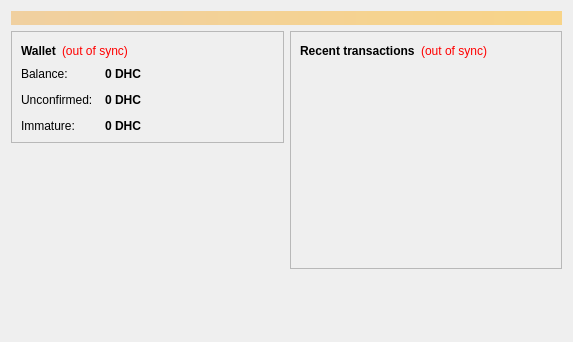
<?xml version="1.0" encoding="UTF-8"?>
<ui version="4.0">
 <class>OverviewPage</class>
 <widget class="QWidget" name="OverviewPage">
  <property name="geometry">
   <rect>
    <x>0</x>
    <y>0</y>
    <width>573</width>
    <height>342</height>
   </rect>
  </property>
  <property name="windowTitle">
   <string>Form</string>
  </property>
  <layout class="QVBoxLayout" name="topLayout">
   <item>
    <widget class="QLabel" name="labelAlerts">
     <property name="visible">
      <bool>false</bool>
     </property>
     <property name="styleSheet">
      <string notr="true">background-color: qlineargradient(x1: 0, y1: 0, x2: 1, y2: 0, stop:0 #F0D0A0, stop:1 #F8D488); color:#000000;</string>
     </property>
     <property name="wordWrap">
      <bool>true</bool>
     </property>
     <property name="margin">
      <number>3</number>
     </property>
    </widget>
   </item>
   <item>
    <layout class="QHBoxLayout" name="horizontalLayout" stretch="1,1">
     <item>
      <layout class="QVBoxLayout" name="verticalLayout_2">
       <item>
        <widget class="QFrame" name="frame">
         <property name="frameShape">
          <enum>QFrame::StyledPanel</enum>
         </property>
         <property name="frameShadow">
          <enum>QFrame::Raised</enum>
         </property>
         <layout class="QVBoxLayout" name="verticalLayout_4">
          <item>
           <layout class="QHBoxLayout" name="horizontalLayout_4">
            <item>
             <widget class="QLabel" name="label_5">
              <property name="font">
               <font>
                <weight>75</weight>
                <bold>true</bold>
               </font>
              </property>
              <property name="text">
               <string>Wallet</string>
              </property>
             </widget>
            </item>
            <item>
             <widget class="QLabel" name="labelWalletStatus">
              <property name="toolTip">
               <string>The displayed information may be out of date. Your wallet automatically synchronizes with the DHcoin network after a connection is established, but this process has not completed yet.</string>
              </property>
              <property name="styleSheet">
               <string notr="true">QLabel { color: red; }</string>
              </property>
              <property name="text">
               <string notr="true">(out of sync)</string>
              </property>
              <property name="alignment">
               <set>Qt::AlignLeading|Qt::AlignLeft|Qt::AlignVCenter</set>
              </property>
             </widget>
            </item>
            <item>
             <spacer name="horizontalSpacer_2">
              <property name="orientation">
               <enum>Qt::Horizontal</enum>
              </property>
              <property name="sizeHint" stdset="0">
               <size>
                <width>40</width>
                <height>20</height>
               </size>
              </property>
             </spacer>
            </item>
           </layout>
          </item>
          <item>
           <layout class="QFormLayout" name="formLayout_2">
            <property name="fieldGrowthPolicy">
             <enum>QFormLayout::AllNonFixedFieldsGrow</enum>
            </property>
            <property name="horizontalSpacing">
             <number>12</number>
            </property>
            <property name="verticalSpacing">
             <number>12</number>
            </property>
            <item row="0" column="0">
             <widget class="QLabel" name="label">
              <property name="text">
               <string>Balance:</string>
              </property>
             </widget>
            </item>
            <item row="0" column="1">
             <widget class="QLabel" name="labelBalance">
              <property name="font">
               <font>
                <weight>75</weight>
                <bold>true</bold>
               </font>
              </property>
              <property name="cursor">
               <cursorShape>IBeamCursor</cursorShape>
              </property>
              <property name="toolTip">
               <string>Your current balance</string>
              </property>
              <property name="text">
               <string notr="true">0 DHC</string>
              </property>
              <property name="textInteractionFlags">
               <set>Qt::LinksAccessibleByMouse|Qt::TextSelectableByKeyboard|Qt::TextSelectableByMouse</set>
              </property>
             </widget>
            </item>
            <item row="1" column="0">
             <widget class="QLabel" name="label_3">
              <property name="text">
               <string>Unconfirmed:</string>
              </property>
             </widget>
            </item>
            <item row="1" column="1">
             <widget class="QLabel" name="labelUnconfirmed">
              <property name="font">
               <font>
                <weight>75</weight>
                <bold>true</bold>
               </font>
              </property>
              <property name="cursor">
               <cursorShape>IBeamCursor</cursorShape>
              </property>
              <property name="toolTip">
               <string>Total of transactions that have yet to be confirmed, and do not yet count toward the current balance</string>
              </property>
              <property name="text">
               <string notr="true">0 DHC</string>
              </property>
              <property name="textInteractionFlags">
               <set>Qt::LinksAccessibleByMouse|Qt::TextSelectableByKeyboard|Qt::TextSelectableByMouse</set>
              </property>
             </widget>
            </item>
            <item row="2" column="0">
             <widget class="QLabel" name="labelImmatureText">
              <property name="text">
               <string>Immature:</string>
              </property>
             </widget>
            </item>
            <item row="2" column="1">
             <widget class="QLabel" name="labelImmature">
              <property name="font">
               <font>
                <weight>75</weight>
                <bold>true</bold>
               </font>
              </property>
              <property name="toolTip">
               <string>Mined balance that has not yet matured</string>
              </property>
              <property name="text">
               <string notr="true">0 DHC</string>
              </property>
              <property name="textInteractionFlags">
               <set>Qt::LinksAccessibleByMouse|Qt::TextSelectableByKeyboard|Qt::TextSelectableByMouse</set>
              </property>
             </widget>
            </item>
           </layout>
          </item>
         </layout>
        </widget>
       </item>
       <item>
        <spacer name="verticalSpacer">
         <property name="orientation">
          <enum>Qt::Vertical</enum>
         </property>
         <property name="sizeHint" stdset="0">
          <size>
           <width>20</width>
           <height>40</height>
          </size>
         </property>
        </spacer>
       </item>
      </layout>
     </item>
     <item>
      <layout class="QVBoxLayout" name="verticalLayout_3">
       <item>
        <widget class="QFrame" name="frame_2">
         <property name="frameShape">
          <enum>QFrame::StyledPanel</enum>
         </property>
         <property name="frameShadow">
          <enum>QFrame::Raised</enum>
         </property>
         <layout class="QVBoxLayout" name="verticalLayout">
          <item>
           <layout class="QHBoxLayout" name="horizontalLayout_2">
            <item>
             <widget class="QLabel" name="label_4">
              <property name="text">
               <string>&lt;b&gt;Recent transactions&lt;/b&gt;</string>
              </property>
             </widget>
            </item>
            <item>
             <widget class="QLabel" name="labelTransactionsStatus">
              <property name="toolTip">
               <string>The displayed information may be out of date. Your wallet automatically synchronizes with the DHcoin network after a connection is established, but this process has not completed yet.</string>
              </property>
              <property name="styleSheet">
               <string notr="true">QLabel { color: red; }</string>
              </property>
              <property name="text">
               <string notr="true">(out of sync)</string>
              </property>
              <property name="alignment">
               <set>Qt::AlignRight|Qt::AlignTrailing|Qt::AlignVCenter</set>
              </property>
             </widget>
            </item>
            <item>
             <spacer name="horizontalSpacer">
              <property name="orientation">
               <enum>Qt::Horizontal</enum>
              </property>
              <property name="sizeHint" stdset="0">
               <size>
                <width>40</width>
                <height>20</height>
               </size>
              </property>
             </spacer>
            </item>
           </layout>
          </item>
          <item>
           <widget class="QListView" name="listTransactions">
            <property name="styleSheet">
             <string notr="true">QListView { background: transparent; }</string>
            </property>
            <property name="frameShape">
             <enum>QFrame::NoFrame</enum>
            </property>
            <property name="verticalScrollBarPolicy">
             <enum>Qt::ScrollBarAlwaysOff</enum>
            </property>
            <property name="horizontalScrollBarPolicy">
             <enum>Qt::ScrollBarAlwaysOff</enum>
            </property>
            <property name="selectionMode">
             <enum>QAbstractItemView::NoSelection</enum>
            </property>
           </widget>
          </item>
         </layout>
        </widget>
       </item>
       <item>
        <spacer name="verticalSpacer_2">
         <property name="orientation">
          <enum>Qt::Vertical</enum>
         </property>
         <property name="sizeHint" stdset="0">
          <size>
           <width>20</width>
           <height>40</height>
          </size>
         </property>
        </spacer>
       </item>
      </layout>
     </item>
    </layout>
   </item>
  </layout>
 </widget>
 <resources/>
 <connections/>
</ui>
